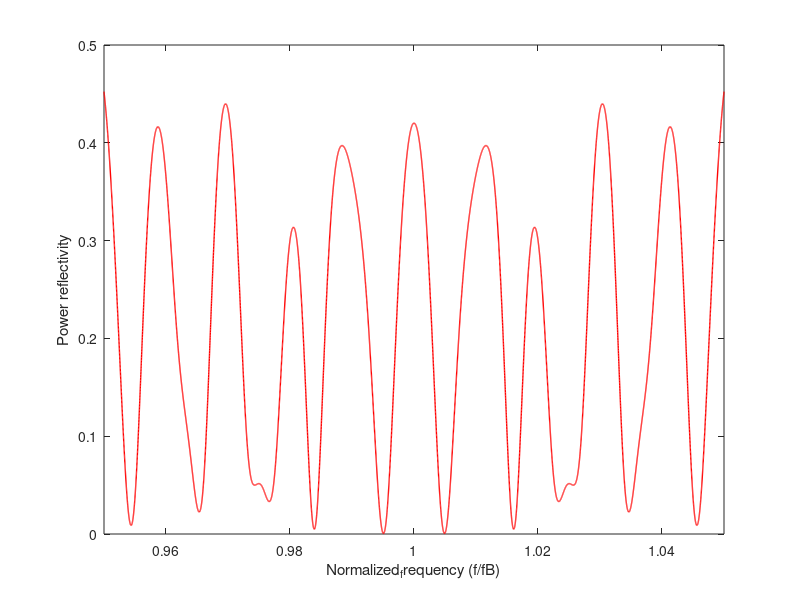

This figure's MATLAB source:
clear all;
fs = 0.95; fe = 1.05; 
Np = 10000;
Normalized_frequency = fs:(fe-fs)/Np:fe;

n_eff = 3.68; n1 = 3.676; n2 = 3.576;  

N = 203;

lamda = 14.9e-6;
Lc = N * lamda;

%Calculate the interface constants S
S12=(1/(2*n1))*[n1+n2 n1-n2;n1-n2 n1+n2];
S21=(1/(2*n2))*[n2+n1 n2-n1;n2-n1 n2+n1];

%Set the gain coefficient g (g_frequency = 1/2 g_power)
gL = 0;
g = gL / (4 * N);

for i = 1:length(Normalized_frequency)                                              
fn=Normalized_frequency(i);    
%Calculate the optical thickness
theta1 = (pi/2)*fn+1i*g;    
theta2 = (pi/2)*fn+1i*g;     
theta2_2 = (pi)*fn+1i*2*g;      
theta2_3 = (2*pi)*fn+1i*4*g;
%Calculate the medium constant P
Pn1 = [exp(1i*theta1) 0;0 exp(-1i*theta1)];
Pn2 = [exp(1i*theta2) 0;0 exp(-1i*theta2)];
Pn2_2 = [exp(1i*theta2_2) 0;0 exp(-1i*theta2_2)];
Pn2_3 = [exp(1i*theta2_3) 0;0 exp(-1i*theta2_3)];
%Construct the M matrix of the whole strcture
M = (Pn1*S12*Pn2_2*S21)*(Pn1*S12*Pn2*S21)*(Pn1*S12*Pn2_2*S21)^2*(Pn1*S12*Pn2*S21)^5 ...
    *(Pn1*S12*Pn2_2*S21)*(Pn1*S12*Pn2*S21)^4*(Pn1*S12*Pn2_2*S21)*(Pn1*S12*Pn2*S21)^3 ...
    *(Pn1*S12*Pn2_2*S21)*(Pn1*S12*Pn2*S21)^2*(Pn1*S12*Pn2_2*S21)*(Pn1*S12*Pn2*S21)...
    *(Pn1*S12*Pn2_2*S21)*(Pn1*S12*Pn2*S21)^3*(Pn1*S12*Pn2_2*S21)*(Pn1*S12*Pn2*S21)^6 ...
    *(Pn1*S12*Pn2_2*S21)*(Pn1*S12*Pn2*S21)*(Pn1*S12*Pn2_2*S21)*(Pn1*S12*Pn2*S21) ...
    *(Pn1*S12*Pn2_2*S21)*(Pn1*S12*Pn2*S21)^2*(Pn1*S12*Pn2_2*S21)*(Pn1*S12*Pn2*S21) ...
    *(Pn1*S12*Pn2_2*S21)*(Pn1*S12*Pn2*S21)*(Pn1*S12*Pn2_2*S21)*(Pn1*S12*Pn2*S21)^11 ...
    *(Pn1*S12*Pn2_2*S21)*(Pn1*S12*Pn2*S21)^2*(Pn1*S12*Pn2_2*S21)*(Pn1*S12*Pn2*S21) ...
    *(Pn1*S12*Pn2_2*S21)^2*(Pn1*S12*Pn2*S21)^5*(Pn1*S12*Pn2_2*S21)*(Pn1*S12*Pn2*S21) ...
    *(Pn1*S12*Pn2_2*S21)^2*(Pn1*S12*Pn2*S21)^2*(Pn1*S12*Pn2_2*S21)*(Pn1*S12*Pn2*S21) ...
    *(Pn1*S12*Pn2_2*S21)*(Pn1*S12*Pn2*S21)^4*(Pn1*S12*Pn2_2*S21)*(Pn1*S12*Pn2*S21)^2 ...
    *(Pn1*S12*Pn2_2*S21)*(Pn1*S12*Pn2*S21)*(Pn1*S12*Pn2_2*S21)*(Pn1*S12*Pn2*S21) ...
    *(Pn1*S12*Pn2_2*S21)*(Pn1*S12*Pn2*S21)*(Pn1*S12*Pn2_2*S21)*(Pn1*S12*Pn2*S21)^4 ...
    *(Pn1*S12*Pn2_2*S21)*(Pn1*S12*Pn2*S21)^5*(Pn1*S12*Pn2_2*S21)*(Pn1*S12*Pn2*S21)^2 ...
    *(Pn1*S12*Pn2_2*S21)*(Pn1*S12*Pn2*S21)^3*(Pn1*S12*Pn2_2*S21)*(Pn1*S12*Pn2*S21) ...
    *(Pn1*S12*Pn2_2*S21)*(Pn1*S12*Pn2*S21)*(Pn1*S12*Pn2_2*S21)*(Pn1*S12*Pn2*S21)^8 ...
    *(Pn1*S12*Pn2_2*S21)*(Pn1*S12*Pn2*S21)*(Pn1*S12*Pn2_2*S21)^2*(Pn1*S12*Pn2*S21) ...
    *(Pn1*S12*Pn2_2*S21)*(Pn1*S12*Pn2*S21)*(Pn1*S12*Pn2_2*S21)*(Pn1*S12*Pn2*S21) ...
    *(Pn1*S12*Pn2_2*S21)*(Pn1*S12*Pn2*S21)^12*(Pn1*S12*Pn2_2*S21)*(Pn1*S12*Pn2*S21) ...
    *(Pn1*S12*Pn2_2*S21)*(Pn1*S12*Pn2*S21)*(Pn1*S12*Pn2_2*S21)^2*(Pn1*S12*Pn2*S21)^5 ...
    *(Pn1*S12*Pn2_2*S21)*(Pn1*S12*Pn2*S21)^7*(Pn1*S12*Pn2_2*S21)*(Pn1*S12*Pn2*S21) ...
    *(Pn1*S12*Pn2_2*S21)*(Pn1*S12*Pn2*S21)^5*(Pn1*S12*Pn2_2*S21)*(Pn1*S12*Pn2*S21)^3 ...
    *(Pn1*S12*Pn2_3*S21);

%Calculate the reflection coefficient
Ramp = M(2,1) / M(1,1);
%Calculate the power reflection coefficient
Rpow = (abs(Ramp)).^2;
Reflectance_1(i)=Rpow;
end



figure;
plot(Normalized_frequency,Reflectance_1,'r','LineWidth',1);
xlim([0.95 1.05]);
ylim([0 0.5]);
xlabel('Normalized_frequency (f/fB)');                                                   
ylabel('Power reflectivity');


